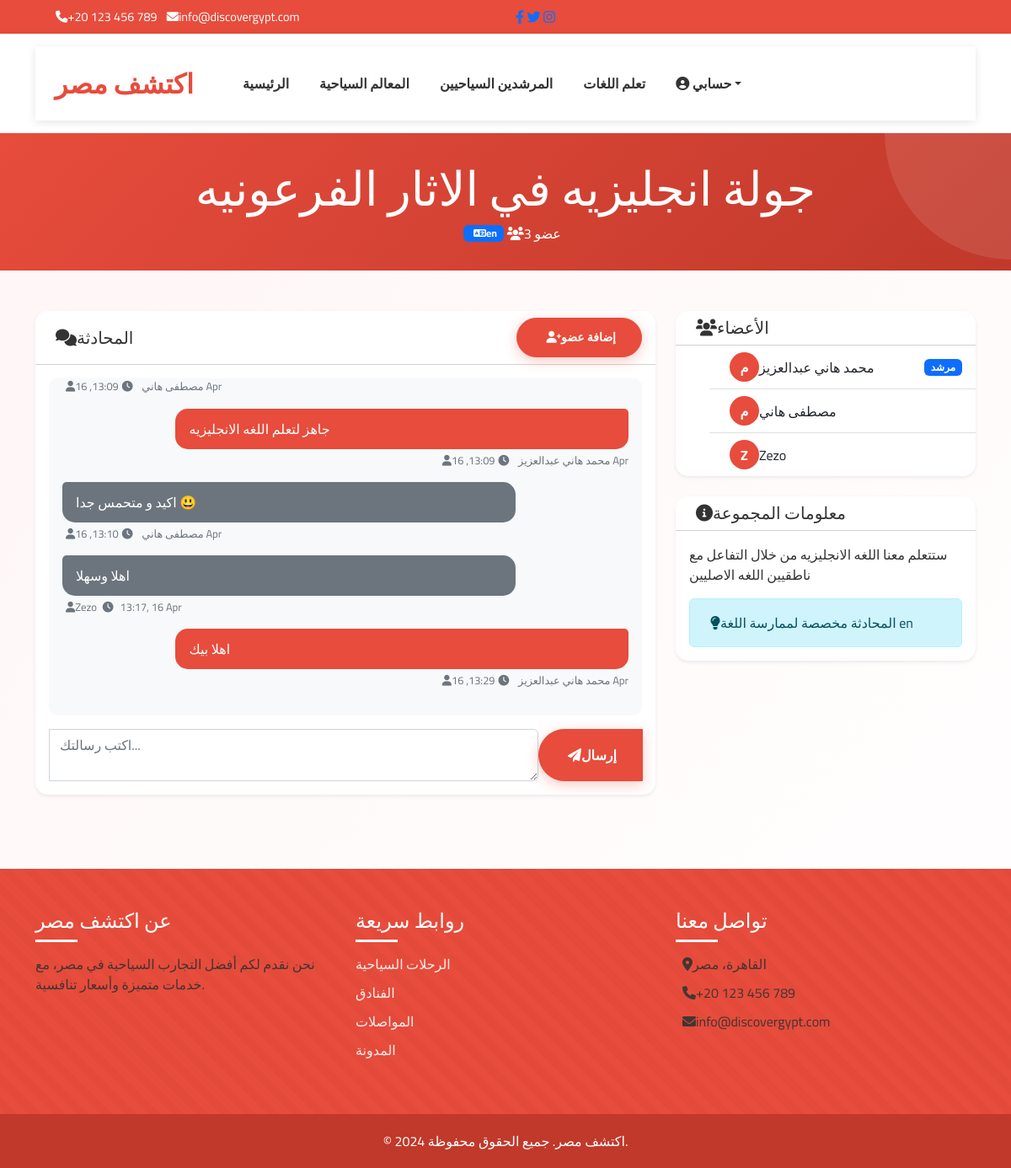
Page /guide/chat/1 (signed in) on the committed database.
### models.py (models this page shows, shortened)
class ChatGroup(db.Model):
    id = db.Column(db.Integer, primary_key=True)
    name = db.Column(db.String(100), nullable=False)
    description = db.Column(db.Text, nullable=True)
    created_at = db.Column(db.DateTime, default=datetime.utcnow)
    guide_id = db.Column(db.Integer, db.ForeignKey('user.id'), nullable=False)
    language = db.Column(db.String(50), nullable=False)
    guide = db.relationship('User', backref=db.backref('guide_chats', lazy='dynamic'))
    messages = db.relationship('ChatMessage', backref='chat_group_ref', lazy='dynamic', cascade='all, delete-orphan')
    members = db.relationship('ChatGroupMember', backref='chat_group', lazy='dynamic', cascade='all, delete-orphan')

class ChatMessage(db.Model):
    id = db.Column(db.Integer, primary_key=True)
    content = db.Column(db.Text, nullable=False)
    timestamp = db.Column(db.DateTime, default=datetime.utcnow)
    user_id = db.Column(db.Integer, db.ForeignKey('user.id'), nullable=False)
    chat_group_id = db.Column(db.Integer, db.ForeignKey('chat_group.id'))
    user = db.relationship('User', backref='messages')

class User(UserMixin, db.Model):
    id = db.Column(db.Integer, primary_key=True)
    username = db.Column(db.String(64), unique=True, nullable=False)
    email = db.Column(db.String(120), unique=True, nullable=False)
    password_hash = db.Column(db.String(256), nullable=False)
    is_guide = db.Column(db.Boolean, default=False)
    is_student = db.Column(db.Boolean, default=False)
    is_tourist = db.Column(db.Boolean, default=False)
    is_admin = db.Column(db.Boolean, default=False)
    phone = db.Column(db.String(20), nullable=True)
    country = db.Column(db.String(100), nullable=True)
    governorate = db.Column(db.String(100), nullable=True)
    city = db.Column(db.String(100), nullable=True)
    profile_pic = db.Column(db.String(200), nullable=True)
    education_level = db.Column(db.String(100), nullable=True)
    university = db.Column(db.String(200), nullable=True)
    languages = db.Column(db.String(200), nullable=True)
    bio = db.Column(db.Text, nullable=True)
    date_joined = db.Column(db.DateTime, default=datetime.utcnow)
    profile_completed = db.Column(db.Boolean, default=False)
    reviews = db.relationship('Review', backref='author', lazy='dynamic')
    guide_profile = db.relationship('Guide',
                                  foreign_keys='Guide.user_id',
                                  backref='user_profile', # Changed from 'user' to 'user_profile'
                                  uselist=False)
    language_practices = db.relationship('LanguagePractice',
                                       foreign_keys='LanguagePractice.student_id',
                                       backref=db.backref('student_user', lazy='joined'),  # Changed from 'student' to 'student_user'
                                       lazy='dynamic')

class ChatGroupMember(db.Model):
    id = db.Column(db.Integer, primary_key=True)
    user_id = db.Column(db.Integer, db.ForeignKey('user.id'), nullable=False)
    chat_group_id = db.Column(db.Integer, db.ForeignKey('chat_group.id'), nullable=False)
    joined_at = db.Column(db.DateTime, default=datetime.utcnow)
    user = db.relationship('User', backref=db.backref('chat_memberships', lazy='dynamic'))
    __table_args__ = (db.UniqueConstraint('user_id', 'chat_group_id'),)

### routes.py (the view, shortened to what this page needs)
@main.route('/guide/chat/<int:chat_id>', methods=['GET', 'POST'])
@login_required
def chat_detail(chat_id):
    chat_group = ChatGroup.query.get_or_404(chat_id)
    is_guide = chat_group.guide_id == current_user.id
    is_member = ChatGroupMember.query.filter_by(
        user_id=current_user.id, chat_group_id=chat_id).first() is not None
    if not (is_guide or is_member):
        flash('You do not have permission to access this chat.', 'danger')
        return redirect(url_for('main.index'))
    form = ChatMessageForm()
    messages = ChatMessage.query.filter_by(chat_group_id=chat_id).order_by(ChatMessage.timestamp).all()
    members = ChatGroupMember.query.filter_by(chat_group_id=chat_id).all()
    return render_template('chat/detail.html',
                          title=chat_group.name,
                          chat_group=chat_group,
                          form=form,
                          messages=messages,
                          members=members,
                          is_guide=is_guide)

### forms.py
class SearchForm(FlaskForm):
    q = StringField('Search', validators=[DataRequired()])
    submit = SubmitField('Search')

class ChatMessageForm(FlaskForm):
    content = TextAreaField('Message', validators=[DataRequired()])
    submit = SubmitField('Send')

### routes.py (called while the page is built)
def get_locale():
    if 'language' in session:
        return session['language']
    return 'en'

@main.before_app_request
def before_request():
    g.locale = str(get_locale())
    g.search_form = SearchForm()
    g.count_reviews_by_rating = count_reviews_by_rating

### templates/chat/detail.html (shortened to what this page needs)
{% extends "base.html" %}
{% block content %}
<div class="page-header text-center">
    <div class="container">
        <h1 class="display-4">{{ chat_group.name }}</h1>
        <div class="d-flex justify-content-center align-items-center">
            <span class="badge bg-primary me-3">
                <i class="fas fa-language me-1"></i>{{ chat_group.language }}
            </span>
            <div class="text-white">
                <i class="fas fa-users me-1"></i>{{ members|length + 1 }} {{ _('عضو') }}
            </div>
        </div>
    </div>
</div>
<div class="container mt-5">
    <div class="row">
        <div class="col-lg-8 mb-4">
            <div class="card border-0 shadow-sm">
                <div class="card-header bg-white d-flex justify-content-between align-items-center">
                    <h5 class="mb-0">
                        <i class="fas fa-comments me-2"></i>{{ _('المحادثة') }}
                    </h5>
                    {% if is_guide %}
                    <a href="{{ url_for('main.add_chat_member', chat_id=chat_group.id) }}" class="btn btn-primary btn-sm">
                        <i class="fas fa-user-plus me-1"></i>{{ _('إضافة عضو') }}
                    </a>
                    {% endif %}
                </div>
                <div class="card-body">
                    <div class="chat-container mb-3">
                        {% if messages %}
                            {% for message in messages %}
                            <div class="message {% if message.user_id == current_user.id %}my-message{% else %}other-message{% endif %}">
                                <div class="message-content">
                                    {{ message.content }}
                                </div>
                                <div class="message-meta">
                                    <i class="fas fa-user me-1"></i>{{ message.user.username }}
                                    <i class="fas fa-clock ms-2 me-1"></i>{{ message.timestamp.strftime('%H:%M, %d %b') }}
                                </div>
                            </div>
                            {% endfor %}
                        {% else %}
                            <div class="text-center py-5">
                                <i class="fas fa-comments text-muted fa-3x mb-3"></i>
                                <p class="text-muted mb-0">{{ _('لا توجد رسائل بعد. ابدأ المحادثة!') }}</p>
                            </div>
                        {% endif %}
                    </div>
                    <form method="POST" action="">
                        <div class="input-group">
                            {{ form.content(class="form-control", placeholder=_("اكتب رسالتك...")) }}
                            <button type="submit" class="btn btn-primary">
                                <i class="fas fa-paper-plane me-1"></i>{{ _('إرسال') }}
                            </button>
                        </div>
                    </form>
                </div>
            </div>
        </div>
        <div class="col-lg-4">
            <div class="card border-0 shadow-sm mb-4">
                <div class="card-header bg-white">
                    <h5 class="mb-0"><i class="fas fa-users me-2"></i>{{ _('الأعضاء') }}</h5>
                </div>
                <div class="card-body p-0">
                    <ul class="list-group list-group-flush">
                        <li class="list-group-item d-flex justify-content-between align-items-center">
                            <div class="d-flex align-items-center">
                                <div class="avatar-circle me-2">{{ chat_group.guide.username[0].upper() }}</div>
                                <span>{{ chat_group.guide.username }}</span>
                            </div>
                            <span class="badge bg-primary">{{ _('مرشد') }}</span>
                        </li>
                        {% for member in members %}
                        <li class="list-group-item d-flex align-items-center">
                            <div class="avatar-circle me-2">{{ member.user.username[0].upper() }}</div>
                            <span>{{ member.user.username }}</span>
                        </li>
                        {% endfor %}
                    </ul>
                </div>
            </div>
            <div class="card border-0 shadow-sm">
                <div class="card-header bg-white">
                    <h5 class="mb-0"><i class="fas fa-info-circle me-2"></i>{{ _('معلومات المجموعة') }}</h5>
                </div>
                <div class="card-body">
                    <p class="mb-3">{{ chat_group.description }}</p>
                    <div class="alert alert-info mb-0">
                        <i class="fas fa-lightbulb me-2"></i>{{ _('المحادثة مخصصة لممارسة اللغة') }} {{ chat_group.language }}
                    </div>
                </div>
            </div>
        </div>
    </div>
</div>
{% endblock %}

### templates/base.html (style rules this page uses)
:root { --primary-red: #e74c3c; --secondary-red: #c0392b; --light-red: #ff6b6b; --white: #ffffff; --off-white: #fff5f5; --light-gray: #f8d7da; --gold: #ffd700; }
body { font-family: 'Cairo', sans-serif; background: linear-gradient(135deg, var(--off-white) 0%, var(--white) 100%); color: #333; overflow-x: hidden; }
.btn-primary { background-color: var(--primary-red); border-color: var(--primary-red); padding: 12px 30px; font-weight: 600; border-radius: 50px; box-shadow: 0 4px 15px rgba(231, 76, 60, 0.3); transition: all 0.3s; }
.card { border: none; border-radius: 15px; overflow: hidden; box-shadow: 0 5px 15px rgba(0,0,0,0.05); transition: all 0.3s; margin-bottom: 1rem; border: 2px solid var(--light-red); }
.page-header { background: linear-gradient(135deg, var(--primary-red) 0%, var(--secondary-red) 100%); color: white; padding: 2rem 0; margin-bottom: 2rem; position: relative; overflow: hidden; }
.page-header h1 { position: relative; z-index: 2; }
.page-header::before { content: ''; position: absolute; width: 300px; height: 300px; background: rgba(255, 255, 255, 0.1); border-radius: 50%; top: -150px; right: -150px; z-index: 1; }

### templates/chat/detail.html (style rules this page uses)
.avatar-circle { width: 35px; height: 35px; background-color: var(--primary-red); color: white; border-radius: 50%; display: flex; align-items: center; justify-content: center; font-weight: bold; }
.chat-container { height: 400px; overflow-y: auto; padding: 1rem; background-color: #f8f9fa; border-radius: 10px; }
.message { margin-bottom: 1rem; max-width: 80%; }
.my-message { margin-left: auto; }
.message-content { padding: 0.75rem 1rem; border-radius: 15px; margin-bottom: 0.25rem; color: white; }
.my-message .message-content { background-color: var(--primary-red); border-top-right-radius: 5px; }
.other-message .message-content { background-color: #6c757d; border-top-left-radius: 5px; }
.message-meta { font-size: 0.8rem; color: #6c757d; }
.my-message .message-meta { text-align: right; }
.card { transition: transform 0.3s ease; }

### rows in the picture
ChatGroup: name "جولة انجليزيه في الاثار الفرعونيه", language "en", description "ستتعلم معنا اللغه الانجليزيه من خلال التفاعل مع ناطقيين اللغه الاصليين"
ChatMessage: user.username "مصطفى هاني", timestamp "13:09, 16 Apr"
ChatMessage: content "جاهز لتعلم اللغه الانجليزيه", user.username "محمد هاني عبدالعزيز", timestamp "13:09, 16 Apr"
ChatMessage: content "اكيد و متحمس جدا 😃", user.username "مصطفى هاني", timestamp "13:10, 16 Apr"
ChatMessage: content "اهلا وسهلا", user.username "Zezo", timestamp "13:17, 16 Apr"
ChatMessage: content "اهلا بيك", user.username "محمد هاني عبدالعزيز", timestamp "13:29, 16 Apr"
User: guide "م", guide.username "محمد هاني عبدالعزيز"
ChatGroupMember: user "م", user.username "مصطفى هاني"
ChatGroupMember: user "Z", user.username "Zezo"

### other values in the picture
{{ members|length + 1 }} "3"
